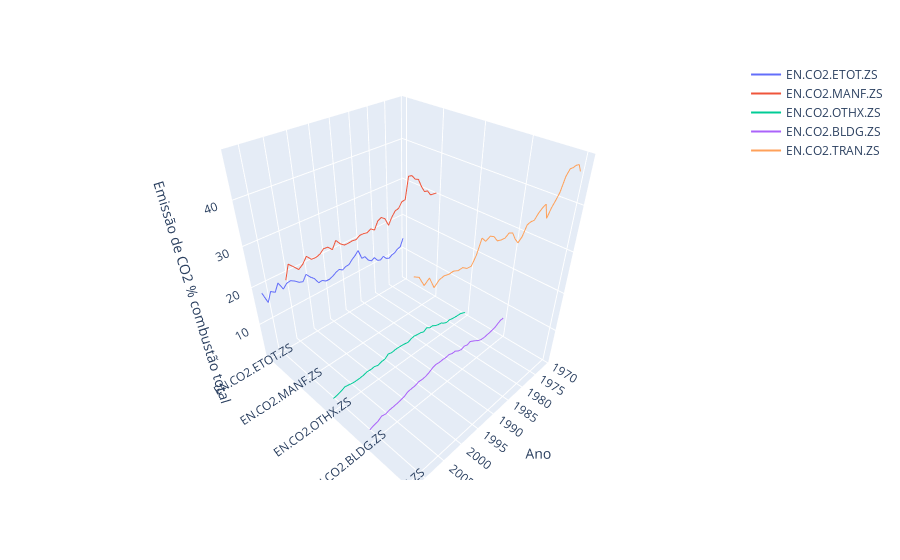

Write notebook code for a chart like this one.
### Markdown cell above
# Plot dos graficos

### Code cell
px.line_3d(data, x='Year', y='IndicatorCode', z='Value', color='IndicatorCode', 
                 labels={'Year': 'Ano',
                         'IndicatorCode': '',
                         'Value': 'Emissão de CO2 % combustão total'},
                 hover_name='CountryName',
                 hover_data={'Year': True,
                             'IndicatorCode': False,
                             'Value': True})

### Figure 1 — Plotly figure (JSON) as saved in the notebook; plotly's stock layout.template omitted (floating-point values rounded to 4 significant figures)
{"data": [{"hovertemplate": "<b>%{hovertext}</b><br><br>Ano=%{x}<br>Emissão de CO2 % combustão total=%{z}<extra></extra>", "hovertext": ["Brazil", "Brazil", "Brazil", "Brazil", "Brazil", "Brazil", "Brazil", "Brazil", "Brazil", "Brazil", "Brazil", "Brazil", "Brazil", "Brazil", "Brazil", "Brazil", "Brazil", "Brazil", "Brazil", "Brazil", "Brazil", "Brazil", "Brazil", "Brazil", "Brazil", "Brazil", "Brazil", "Brazil", "Brazil", "Brazil", "Brazil", "Brazil", "Brazil", "Brazil", "Brazil", "Brazil", "Brazil", "Brazil", "Brazil", "Brazil", "Brazil", "Brazil"], "legendgroup": "EN.CO2.ETOT.ZS", "line": {"color": "#636efa", "dash": "solid"}, "marker": {"symbol": "circle"}, "mode": "lines", "name": "EN.CO2.ETOT.ZS", "scene": "scene", "showlegend": true, "type": "scatter3d", "x": [1971, 1972, 1973, 1974, 1975, 1976, 1977, 1978, 1979, 1980, 1981, 1982, 1983, 1984, 1985, 1986, 1987, 1988, 1989, 1990, 1991, 1992, 1993, 1994, 1995, 1996, 1997, 1998, 1999, 2000, 2001, 2002, 2003, 2004, 2005, 2006, 2007, 2008, 2009, 2010, 2011, 2012], "y": ["EN.CO2.ETOT.ZS", "EN.CO2.ETOT.ZS", "EN.CO2.ETOT.ZS", "EN.CO2.ETOT.ZS", "EN.CO2.ETOT.ZS", "EN.CO2.ETOT.ZS", "EN.CO2.ETOT.ZS", "EN.CO2.ETOT.ZS", "EN.CO2.ETOT.ZS", "EN.CO2.ETOT.ZS", "EN.CO2.ETOT.ZS", "EN.CO2.ETOT.ZS", "EN.CO2.ETOT.ZS", "EN.CO2.ETOT.ZS", "EN.CO2.ETOT.ZS", "EN.CO2.ETOT.ZS", "EN.CO2.ETOT.ZS", "EN.CO2.ETOT.ZS", "EN.CO2.ETOT.ZS", "EN.CO2.ETOT.ZS", "EN.CO2.ETOT.ZS", "EN.CO2.ETOT.ZS", "EN.CO2.ETOT.ZS", "EN.CO2.ETOT.ZS", "EN.CO2.ETOT.ZS", "EN.CO2.ETOT.ZS", "EN.CO2.ETOT.ZS", "EN.CO2.ETOT.ZS", "EN.CO2.ETOT.ZS", "EN.CO2.ETOT.ZS", "EN.CO2.ETOT.ZS", "EN.CO2.ETOT.ZS", "EN.CO2.ETOT.ZS", "EN.CO2.ETOT.ZS", "EN.CO2.ETOT.ZS", "EN.CO2.ETOT.ZS", "EN.CO2.ETOT.ZS", "EN.CO2.ETOT.ZS", "EN.CO2.ETOT.ZS", "EN.CO2.ETOT.ZS", "EN.CO2.ETOT.ZS", "EN.CO2.ETOT.ZS"], "z": [13.98, 11.86, 11.63, 10.95, 10.74, 10.19, 10.57, 11.66, 11.08, 11.42, 12.72, 12.25, 12.93, 14.43, 14.43, 17.1, 16.17, 15.49, 14.55, 14.46, 13.98, 14.61, 14.25, 13.66, 13.31, 13.35, 14.01, 13.9, 15.61, 16.53, 17.78, 16.28, 16.66, 17.52, 18.14, 17.95, 16.96, 19.1, 17.18, 17.93, 15.54, 18.58]}, {"hovertemplate": "<b>%{hovertext}</b><br><br>Ano=%{x}<br>Emissão de CO2 % combustão total=%{z}<extra></extra>", "hovertext": ["Brazil", "Brazil", "Brazil", "Brazil", "Brazil", "Brazil", "Brazil", "Brazil", "Brazil", "Brazil", "Brazil", "Brazil", "Brazil", "Brazil", "Brazil", "Brazil", "Brazil", "Brazil", "Brazil", "Brazil", "Brazil", "Brazil", "Brazil", "Brazil", "Brazil", "Brazil", "Brazil", "Brazil", "Brazil", "Brazil", "Brazil", "Brazil", "Brazil", "Brazil", "Brazil", "Brazil", "Brazil", "Brazil", "Brazil", "Brazil", "Brazil", "Brazil"], "legendgroup": "EN.CO2.MANF.ZS", "line": {"color": "#EF553B", "dash": "solid"}, "marker": {"symbol": "circle"}, "mode": "lines", "name": "EN.CO2.MANF.ZS", "scene": "scene", "showlegend": true, "type": "scatter3d", "x": [1971, 1972, 1973, 1974, 1975, 1976, 1977, 1978, 1979, 1980, 1981, 1982, 1983, 1984, 1985, 1986, 1987, 1988, 1989, 1990, 1991, 1992, 1993, 1994, 1995, 1996, 1997, 1998, 1999, 2000, 2001, 2002, 2003, 2004, 2005, 2006, 2007, 2008, 2009, 2010, 2011, 2012], "y": ["EN.CO2.MANF.ZS", "EN.CO2.MANF.ZS", "EN.CO2.MANF.ZS", "EN.CO2.MANF.ZS", "EN.CO2.MANF.ZS", "EN.CO2.MANF.ZS", "EN.CO2.MANF.ZS", "EN.CO2.MANF.ZS", "EN.CO2.MANF.ZS", "EN.CO2.MANF.ZS", "EN.CO2.MANF.ZS", "EN.CO2.MANF.ZS", "EN.CO2.MANF.ZS", "EN.CO2.MANF.ZS", "EN.CO2.MANF.ZS", "EN.CO2.MANF.ZS", "EN.CO2.MANF.ZS", "EN.CO2.MANF.ZS", "EN.CO2.MANF.ZS", "EN.CO2.MANF.ZS", "EN.CO2.MANF.ZS", "EN.CO2.MANF.ZS", "EN.CO2.MANF.ZS", "EN.CO2.MANF.ZS", "EN.CO2.MANF.ZS", "EN.CO2.MANF.ZS", "EN.CO2.MANF.ZS", "EN.CO2.MANF.ZS", "EN.CO2.MANF.ZS", "EN.CO2.MANF.ZS", "EN.CO2.MANF.ZS", "EN.CO2.MANF.ZS", "EN.CO2.MANF.ZS", "EN.CO2.MANF.ZS", "EN.CO2.MANF.ZS", "EN.CO2.MANF.ZS", "EN.CO2.MANF.ZS", "EN.CO2.MANF.ZS", "EN.CO2.MANF.ZS", "EN.CO2.MANF.ZS", "EN.CO2.MANF.ZS", "EN.CO2.MANF.ZS"], "z": [30.84, 30.92, 31.05, 32.38, 32.56, 34.14, 36.16, 36.54, 37.68, 37.86, 32.76, 32.67, 31.44, 31.22, 30.1, 28.54, 30.54, 31.21, 30.79, 29.06, 29.74, 29.26, 29.45, 29.48, 28.9, 29.06, 28.95, 28.96, 29.69, 30.92, 29.25, 30.28, 30.38, 29.58, 29.29, 29.38, 30.52, 29.2, 28.52, 29.63, 30.69, 27.58]}, {"hovertemplate": "<b>%{hovertext}</b><br><br>Ano=%{x}<br>Emissão de CO2 % combustão total=%{z}<extra></extra>", "hovertext": ["Brazil", "Brazil", "Brazil", "Brazil", "Brazil", "Brazil", "Brazil", "Brazil", "Brazil", "Brazil", "Brazil", "Brazil", "Brazil", "Brazil", "Brazil", "Brazil", "Brazil", "Brazil", "Brazil", "Brazil", "Brazil", "Brazil", "Brazil", "Brazil", "Brazil", "Brazil", "Brazil", "Brazil", "Brazil", "Brazil", "Brazil", "Brazil", "Brazil", "Brazil", "Brazil", "Brazil", "Brazil", "Brazil", "Brazil", "Brazil", "Brazil", "Brazil"], "legendgroup": "EN.CO2.OTHX.ZS", "line": {"color": "#00cc96", "dash": "solid"}, "marker": {"symbol": "circle"}, "mode": "lines", "name": "EN.CO2.OTHX.ZS", "scene": "scene", "showlegend": true, "type": "scatter3d", "x": [1971, 1972, 1973, 1974, 1975, 1976, 1977, 1978, 1979, 1980, 1981, 1982, 1983, 1984, 1985, 1986, 1987, 1988, 1989, 1990, 1991, 1992, 1993, 1994, 1995, 1996, 1997, 1998, 1999, 2000, 2001, 2002, 2003, 2004, 2005, 2006, 2007, 2008, 2009, 2010, 2011, 2012], "y": ["EN.CO2.OTHX.ZS", "EN.CO2.OTHX.ZS", "EN.CO2.OTHX.ZS", "EN.CO2.OTHX.ZS", "EN.CO2.OTHX.ZS", "EN.CO2.OTHX.ZS", "EN.CO2.OTHX.ZS", "EN.CO2.OTHX.ZS", "EN.CO2.OTHX.ZS", "EN.CO2.OTHX.ZS", "EN.CO2.OTHX.ZS", "EN.CO2.OTHX.ZS", "EN.CO2.OTHX.ZS", "EN.CO2.OTHX.ZS", "EN.CO2.OTHX.ZS", "EN.CO2.OTHX.ZS", "EN.CO2.OTHX.ZS", "EN.CO2.OTHX.ZS", "EN.CO2.OTHX.ZS", "EN.CO2.OTHX.ZS", "EN.CO2.OTHX.ZS", "EN.CO2.OTHX.ZS", "EN.CO2.OTHX.ZS", "EN.CO2.OTHX.ZS", "EN.CO2.OTHX.ZS", "EN.CO2.OTHX.ZS", "EN.CO2.OTHX.ZS", "EN.CO2.OTHX.ZS", "EN.CO2.OTHX.ZS", "EN.CO2.OTHX.ZS", "EN.CO2.OTHX.ZS", "EN.CO2.OTHX.ZS", "EN.CO2.OTHX.ZS", "EN.CO2.OTHX.ZS", "EN.CO2.OTHX.ZS", "EN.CO2.OTHX.ZS", "EN.CO2.OTHX.ZS", "EN.CO2.OTHX.ZS", "EN.CO2.OTHX.ZS", "EN.CO2.OTHX.ZS", "EN.CO2.OTHX.ZS", "EN.CO2.OTHX.ZS"], "z": [1.939, 2.41, 2.737, 2.742, 2.86, 2.995, 3.254, 3.056, 3.455, 4.105, 4.23, 4.548, 5.14, 5.135, 5.779, 5.162, 5.564, 5.659, 5.888, 5.739, 5.285, 5.514, 5.654, 5.753, 5.756, 5.602, 5.892, 5.083, 5.03, 4.668, 5.031, 4.911, 5.042, 4.749, 4.655, 4.614, 4.685, 4.934, 5.123, 4.661, 4.306, 4.152]}, {"hovertemplate": "<b>%{hovertext}</b><br><br>Ano=%{x}<br>Emissão de CO2 % combustão total=%{z}<extra></extra>", "hovertext": ["Brazil", "Brazil", "Brazil", "Brazil", "Brazil", "Brazil", "Brazil", "Brazil", "Brazil", "Brazil", "Brazil", "Brazil", "Brazil", "Brazil", "Brazil", "Brazil", "Brazil", "Brazil", "Brazil", "Brazil", "Brazil", "Brazil", "Brazil", "Brazil", "Brazil", "Brazil", "Brazil", "Brazil", "Brazil", "Brazil", "Brazil", "Brazil", "Brazil", "Brazil", "Brazil", "Brazil", "Brazil", "Brazil", "Brazil", "Brazil", "Brazil", "Brazil"], "legendgroup": "EN.CO2.BLDG.ZS", "line": {"color": "#ab63fa", "dash": "solid"}, "marker": {"symbol": "circle"}, "mode": "lines", "name": "EN.CO2.BLDG.ZS", "scene": "scene", "showlegend": true, "type": "scatter3d", "x": [1971, 1972, 1973, 1974, 1975, 1976, 1977, 1978, 1979, 1980, 1981, 1982, 1983, 1984, 1985, 1986, 1987, 1988, 1989, 1990, 1991, 1992, 1993, 1994, 1995, 1996, 1997, 1998, 1999, 2000, 2001, 2002, 2003, 2004, 2005, 2006, 2007, 2008, 2009, 2010, 2011, 2012], "y": ["EN.CO2.BLDG.ZS", "EN.CO2.BLDG.ZS", "EN.CO2.BLDG.ZS", "EN.CO2.BLDG.ZS", "EN.CO2.BLDG.ZS", "EN.CO2.BLDG.ZS", "EN.CO2.BLDG.ZS", "EN.CO2.BLDG.ZS", "EN.CO2.BLDG.ZS", "EN.CO2.BLDG.ZS", "EN.CO2.BLDG.ZS", "EN.CO2.BLDG.ZS", "EN.CO2.BLDG.ZS", "EN.CO2.BLDG.ZS", "EN.CO2.BLDG.ZS", "EN.CO2.BLDG.ZS", "EN.CO2.BLDG.ZS", "EN.CO2.BLDG.ZS", "EN.CO2.BLDG.ZS", "EN.CO2.BLDG.ZS", "EN.CO2.BLDG.ZS", "EN.CO2.BLDG.ZS", "EN.CO2.BLDG.ZS", "EN.CO2.BLDG.ZS", "EN.CO2.BLDG.ZS", "EN.CO2.BLDG.ZS", "EN.CO2.BLDG.ZS", "EN.CO2.BLDG.ZS", "EN.CO2.BLDG.ZS", "EN.CO2.BLDG.ZS", "EN.CO2.BLDG.ZS", "EN.CO2.BLDG.ZS", "EN.CO2.BLDG.ZS", "EN.CO2.BLDG.ZS", "EN.CO2.BLDG.ZS", "EN.CO2.BLDG.ZS", "EN.CO2.BLDG.ZS", "EN.CO2.BLDG.ZS", "EN.CO2.BLDG.ZS", "EN.CO2.BLDG.ZS", "EN.CO2.BLDG.ZS", "EN.CO2.BLDG.ZS"], "z": [6.76, 6.751, 6.314, 5.79, 5.602, 5.462, 5.365, 5.278, 5.359, 5.755, 6.373, 6.93, 7.456, 7.111, 7.454, 7.114, 7.402, 8.059, 8.063, 8.473, 8.301, 8.409, 8.34, 8.508, 8.257, 7.7, 7.303, 7.239, 7.334, 6.98, 6.929, 6.871, 6.284, 6.092, 5.888, 5.791, 5.739, 5.45, 5.737, 5.05, 4.88, 4.507]}, {"hovertemplate": "<b>%{hovertext}</b><br><br>Ano=%{x}<br>Emissão de CO2 % combustão total=%{z}<extra></extra>", "hovertext": ["Brazil", "Brazil", "Brazil", "Brazil", "Brazil", "Brazil", "Brazil", "Brazil", "Brazil", "Brazil", "Brazil", "Brazil", "Brazil", "Brazil", "Brazil", "Brazil", "Brazil", "Brazil", "Brazil", "Brazil", "Brazil", "Brazil", "Brazil", "Brazil", "Brazil", "Brazil", "Brazil", "Brazil", "Brazil", "Brazil", "Brazil", "Brazil", "Brazil", "Brazil", "Brazil", "Brazil", "Brazil", "Brazil", "Brazil", "Brazil", "Brazil", "Brazil"], "legendgroup": "EN.CO2.TRAN.ZS", "line": {"color": "#FFA15A", "dash": "solid"}, "marker": {"symbol": "circle"}, "mode": "lines", "name": "EN.CO2.TRAN.ZS", "scene": "scene", "showlegend": true, "type": "scatter3d", "x": [1971, 1972, 1973, 1974, 1975, 1976, 1977, 1978, 1979, 1980, 1981, 1982, 1983, 1984, 1985, 1986, 1987, 1988, 1989, 1990, 1991, 1992, 1993, 1994, 1995, 1996, 1997, 1998, 1999, 2000, 2001, 2002, 2003, 2004, 2005, 2006, 2007, 2008, 2009, 2010, 2011, 2012], "y": ["EN.CO2.TRAN.ZS", "EN.CO2.TRAN.ZS", "EN.CO2.TRAN.ZS", "EN.CO2.TRAN.ZS", "EN.CO2.TRAN.ZS", "EN.CO2.TRAN.ZS", "EN.CO2.TRAN.ZS", "EN.CO2.TRAN.ZS", "EN.CO2.TRAN.ZS", "EN.CO2.TRAN.ZS", "EN.CO2.TRAN.ZS", "EN.CO2.TRAN.ZS", "EN.CO2.TRAN.ZS", "EN.CO2.TRAN.ZS", "EN.CO2.TRAN.ZS", "EN.CO2.TRAN.ZS", "EN.CO2.TRAN.ZS", "EN.CO2.TRAN.ZS", "EN.CO2.TRAN.ZS", "EN.CO2.TRAN.ZS", "EN.CO2.TRAN.ZS", "EN.CO2.TRAN.ZS", "EN.CO2.TRAN.ZS", "EN.CO2.TRAN.ZS", "EN.CO2.TRAN.ZS", "EN.CO2.TRAN.ZS", "EN.CO2.TRAN.ZS", "EN.CO2.TRAN.ZS", "EN.CO2.TRAN.ZS", "EN.CO2.TRAN.ZS", "EN.CO2.TRAN.ZS", "EN.CO2.TRAN.ZS", "EN.CO2.TRAN.ZS", "EN.CO2.TRAN.ZS", "EN.CO2.TRAN.ZS", "EN.CO2.TRAN.ZS", "EN.CO2.TRAN.ZS", "EN.CO2.TRAN.ZS", "EN.CO2.TRAN.ZS", "EN.CO2.TRAN.ZS", "EN.CO2.TRAN.ZS", "EN.CO2.TRAN.ZS"], "z": [46.49, 48.05, 48.25, 48.14, 48.23, 47.21, 44.66, 43.47, 42.43, 40.86, 43.92, 43.61, 43.03, 42.11, 42.24, 42.08, 40.31, 39.58, 40.71, 42.28, 42.7, 42.2, 42.32, 42.6, 43.77, 44.29, 43.85, 44.82, 42.34, 40.9, 41.01, 41.66, 41.63, 42.06, 42.02, 42.27, 42.09, 41.31, 43.45, 42.73, 44.58, 45.18]}], "layout": {"legend": {"title": {"text": ""}, "tracegroupgap": 0}, "margin": {"t": 60}, "scene": {"domain": {"x": [0, 1], "y": [0, 1]}, "xaxis": {"title": {"text": "Ano"}}, "yaxis": {"categoryarray": ["EN.CO2.ETOT.ZS", "EN.CO2.MANF.ZS", "EN.CO2.OTHX.ZS", "EN.CO2.BLDG.ZS", "EN.CO2.TRAN.ZS"], "categoryorder": "array", "title": {"text": ""}}, "zaxis": {"title": {"text": "Emissão de CO2 % combustão total"}}}}}
